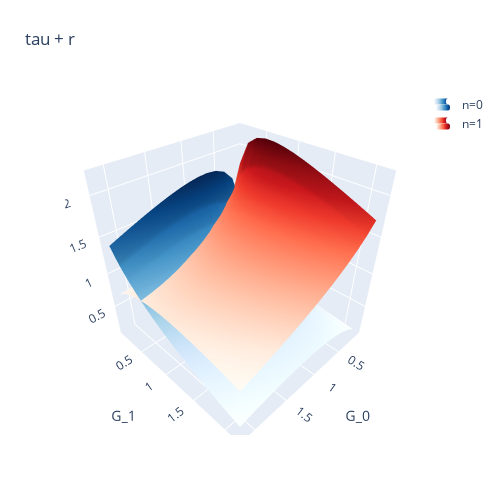

The notebook cell this image was saved under:
### Code cell
# Plot the surface.
Z = [None, None]
Z[0] = np.array([[results['tau'][g0][g1][0,0,0]+results['r'][g0][g1][0,0,0] for g0 in G0_grid] for g1 in G1_grid ])
Z[1] = np.array([[results['tau'][g0][g1][1,0,0]+results['r'][g0][g1][1,0,0] for g0 in G0_grid] for g1 in G1_grid ])

fig = go.Figure(data=[go.Surface(z=Z[0], x=G0_grid, y=G1_grid, name = 'n=0',colorscale = 'Blues')])
fig.add_trace(go.Surface(z=Z[1], y=G0_grid, x=G1_grid,name = 'n=1', colorscale = 'Reds')
            )
fig.update_layout(title='tau + r', autosize=False,
                  width=500, height=500,
                  margin=dict(l=65, r=50, b=65, t=90))
fig.update_layout(scene = dict(xaxis_title='G_0',
                    yaxis_title='G_1'
                              )
                 )
fig.update_traces(showlegend=True, showscale=False)
fig.show()
fig.write_html(f"{folder}/tau_plus_r_{config}.html")

### Figure 1 — Plotly figure (JSON) as saved in the notebook; plotly's stock layout.template omitted (floating-point values rounded to 4 significant figures; data arrays with more than 128 entries replaced by an {"elided": "..."} marker saying what was removed)
{"data": [{"colorscale": [[0, "rgb(247,251,255)"], [0.125, "rgb(222,235,247)"], [0.25, "rgb(198,219,239)"], [0.375, "rgb(158,202,225)"], [0.5, "rgb(107,174,214)"], [0.625, "rgb(66,146,198)"], [0.75, "rgb(33,113,181)"], [0.875, "rgb(8,81,156)"], [1, "rgb(8,48,107)"]], "name": "n=0", "showlegend": true, "showscale": false, "type": "surface", "x": [0.1, 0.2464, 0.3929, 0.5393, 0.6857, 0.8321, 0.9786, 1.125, 1.271, 1.418, 1.564, 1.711, 1.857, 2.004, 2.15], "y": [0.1, 0.2464, 0.3929, 0.5393, 0.6857, 0.8321, 0.9786, 1.125, 1.271, 1.418, 1.564, 1.711, 1.857, 2.004, 2.15], "z": {"elided": "15x15 float values"}}, {"colorscale": [[0, "rgb(255,245,240)"], [0.125, "rgb(254,224,210)"], [0.25, "rgb(252,187,161)"], [0.375, "rgb(252,146,114)"], [0.5, "rgb(251,106,74)"], [0.625, "rgb(239,59,44)"], [0.75, "rgb(203,24,29)"], [0.875, "rgb(165,15,21)"], [1, "rgb(103,0,13)"]], "name": "n=1", "showlegend": true, "showscale": false, "type": "surface", "x": [0.1, 0.2464, 0.3929, 0.5393, 0.6857, 0.8321, 0.9786, 1.125, 1.271, 1.418, 1.564, 1.711, 1.857, 2.004, 2.15], "y": [0.1, 0.2464, 0.3929, 0.5393, 0.6857, 0.8321, 0.9786, 1.125, 1.271, 1.418, 1.564, 1.711, 1.857, 2.004, 2.15], "z": {"elided": "15x15 float values"}}], "layout": {"autosize": false, "height": 500, "margin": {"b": 65, "l": 65, "r": 50, "t": 90}, "scene": {"xaxis": {"title": {"text": "G_0"}}, "yaxis": {"title": {"text": "G_1"}}}, "title": {"text": "tau + r"}, "width": 500}}
